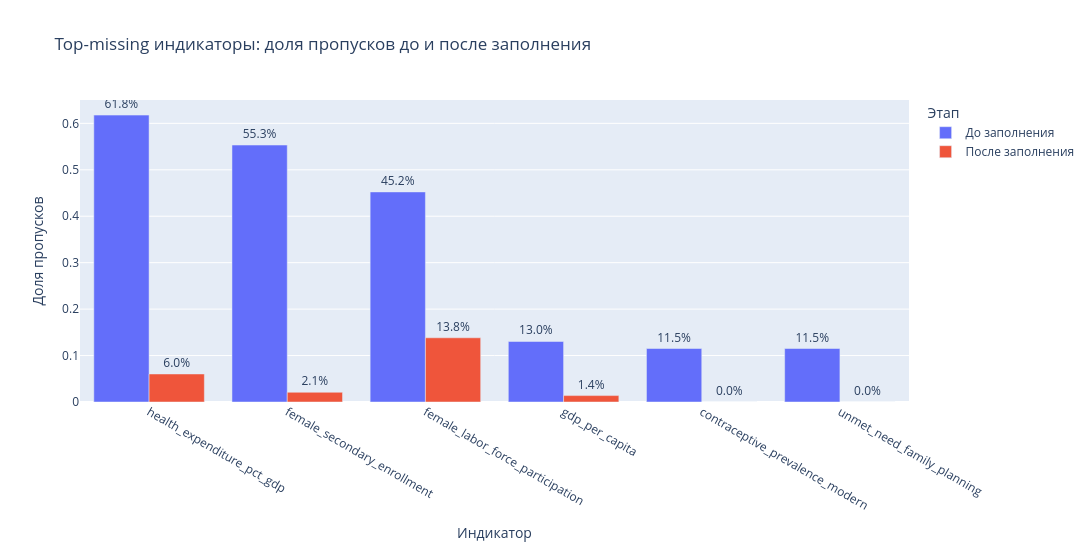

Notebook code cell kept with this figure:
### Markdown cell above
### График 1. Доля пропусков до и после заполнения

Здесь смотрим только на те индикаторы, которые были самыми проблемными до imputation.

### Code cell
coverage_top = coverage_compare[
    coverage_compare["column"].isin(top_missing_cols)
].copy()

coverage_long = coverage_top.melt(
    id_vars="column",
    value_vars=["missing_ratio", "missing_ratio_after"],
    var_name="stage",
    value_name="missing_ratio_value"
)

coverage_long["stage"] = coverage_long["stage"].map({
    "missing_ratio": "До заполнения",
    "missing_ratio_after": "После заполнения"
})

fig = px.bar(
    coverage_long,
    x="column",
    y="missing_ratio_value",
    color="stage",
    barmode="group",
    title="Top-missing индикаторы: доля пропусков до и после заполнения",
    text="missing_ratio_value"
)

fig.update_traces(texttemplate="%{text:.1%}", textposition="outside")

fig.update_layout(
    xaxis_title="Индикатор",
    yaxis_title="Доля пропусков",
    legend_title="Этап",
    height=550,
    width=1100
)

fig.show()

### Figure 1 — Plotly figure (JSON) as saved in the notebook; plotly's stock layout.template omitted (floating-point values rounded to 4 significant figures)
{"data": [{"alignmentgroup": "True", "hovertemplate": "stage=До заполнения<br>column=%{x}<br>missing_ratio_value=%{text}<extra></extra>", "legendgroup": "До заполнения", "marker": {"color": "#636efa", "pattern": {"shape": ""}}, "name": "До заполнения", "offsetgroup": "До заполнения", "orientation": "v", "showlegend": true, "text": [0.6178, 0.5532, 0.4524, 0.1303, 0.1152, 0.1152], "textposition": "outside", "texttemplate": "%{text:.1%}", "type": "bar", "x": ["health_expenditure_pct_gdp", "female_secondary_enrollment", "female_labor_force_participation", "gdp_per_capita", "contraceptive_prevalence_modern", "unmet_need_family_planning"], "xaxis": "x", "y": [0.6178, 0.5532, 0.4524, 0.1303, 0.1152, 0.1152], "yaxis": "y"}, {"alignmentgroup": "True", "hovertemplate": "stage=После заполнения<br>column=%{x}<br>missing_ratio_value=%{text}<extra></extra>", "legendgroup": "После заполнения", "marker": {"color": "#EF553B", "pattern": {"shape": ""}}, "name": "После заполнения", "offsetgroup": "После заполнения", "orientation": "v", "showlegend": true, "text": [0.06033, 0.02095, 0.1382, 0.01382, 0.0, 0.0], "textposition": "outside", "texttemplate": "%{text:.1%}", "type": "bar", "x": ["health_expenditure_pct_gdp", "female_secondary_enrollment", "female_labor_force_participation", "gdp_per_capita", "contraceptive_prevalence_modern", "unmet_need_family_planning"], "xaxis": "x", "y": [0.06033, 0.02095, 0.1382, 0.01382, 0.0, 0.0], "yaxis": "y"}], "layout": {"barmode": "group", "height": 550, "legend": {"title": {"text": "Этап"}, "tracegroupgap": 0}, "title": {"text": "Top-missing индикаторы: доля пропусков до и после заполнения"}, "width": 1100, "xaxis": {"anchor": "y", "domain": [0, 1], "title": {"text": "Индикатор"}}, "yaxis": {"anchor": "x", "domain": [0, 1], "title": {"text": "Доля пропусков"}}}}
